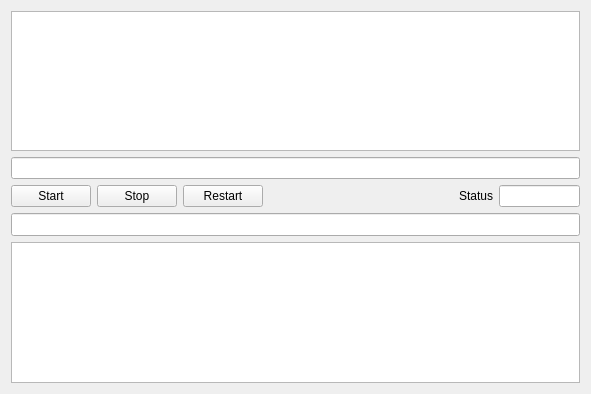
<?xml version="1.0" encoding="UTF-8"?>
<ui version="4.0">
 <class>BrainfuckView</class>
 <widget class="QWidget" name="BrainfuckView">
  <property name="geometry">
   <rect>
    <x>0</x>
    <y>0</y>
    <width>591</width>
    <height>394</height>
   </rect>
  </property>
  <property name="windowTitle">
   <string>Form</string>
  </property>
  <layout class="QHBoxLayout" name="horizontalLayout">
   <item>
    <layout class="QVBoxLayout" name="verticalLayout">
     <item>
      <widget class="QTextEdit" name="code"/>
     </item>
     <item>
      <widget class="QLineEdit" name="input_line"/>
     </item>
     <item>
      <layout class="QHBoxLayout" name="horizontalLayout_2">
       <item>
        <widget class="QPushButton" name="start_button">
         <property name="text">
          <string>Start</string>
         </property>
        </widget>
       </item>
       <item>
        <widget class="QPushButton" name="stop_button">
         <property name="text">
          <string>Stop</string>
         </property>
        </widget>
       </item>
       <item>
        <widget class="QPushButton" name="restart_button">
         <property name="text">
          <string>Restart</string>
         </property>
        </widget>
       </item>
       <item>
        <spacer name="horizontalSpacer">
         <property name="orientation">
          <enum>Qt::Horizontal</enum>
         </property>
         <property name="sizeHint" stdset="0">
          <size>
           <width>40</width>
           <height>20</height>
          </size>
         </property>
        </spacer>
       </item>
       <item>
        <widget class="QLabel" name="label">
         <property name="text">
          <string>Status</string>
         </property>
        </widget>
       </item>
       <item>
        <widget class="QLineEdit" name="status">
         <property name="maximumSize">
          <size>
           <width>81</width>
           <height>16777215</height>
          </size>
         </property>
         <property name="text">
          <string/>
         </property>
        </widget>
       </item>
      </layout>
     </item>
     <item>
      <widget class="QLineEdit" name="output_line">
       <property name="font">
        <font>
         <family>Noto Mono</family>
        </font>
       </property>
       <property name="readOnly">
        <bool>true</bool>
       </property>
      </widget>
     </item>
     <item>
      <widget class="QTextEdit" name="memory">
       <property name="font">
        <font>
         <family>Noto Mono</family>
        </font>
       </property>
       <property name="lineWrapColumnOrWidth">
        <number>0</number>
       </property>
       <property name="readOnly">
        <bool>true</bool>
       </property>
       <property name="html">
        <string>&lt;!DOCTYPE HTML PUBLIC &quot;-//W3C//DTD HTML 4.0//EN&quot; &quot;http://www.w3.org/TR/REC-html40/strict.dtd&quot;&gt;
&lt;html&gt;&lt;head&gt;&lt;meta name=&quot;qrichtext&quot; content=&quot;1&quot; /&gt;&lt;style type=&quot;text/css&quot;&gt;
p, li { white-space: pre-wrap; }
&lt;/style&gt;&lt;/head&gt;&lt;body style=&quot; font-family:'Noto Mono'; font-size:10pt; font-weight:400; font-style:normal;&quot;&gt;
&lt;p style=&quot;-qt-paragraph-type:empty; margin-top:0px; margin-bottom:0px; margin-left:0px; margin-right:0px; -qt-block-indent:0; text-indent:0px; font-family:'Noto Sans';&quot;&gt;&lt;br /&gt;&lt;/p&gt;
&lt;p style=&quot;-qt-paragraph-type:empty; margin-top:0px; margin-bottom:0px; margin-left:0px; margin-right:0px; -qt-block-indent:0; text-indent:0px; font-family:'Noto Sans';&quot;&gt;&lt;br /&gt;&lt;/p&gt;&lt;/body&gt;&lt;/html&gt;</string>
       </property>
      </widget>
     </item>
    </layout>
   </item>
  </layout>
 </widget>
 <resources/>
 <connections/>
</ui>
